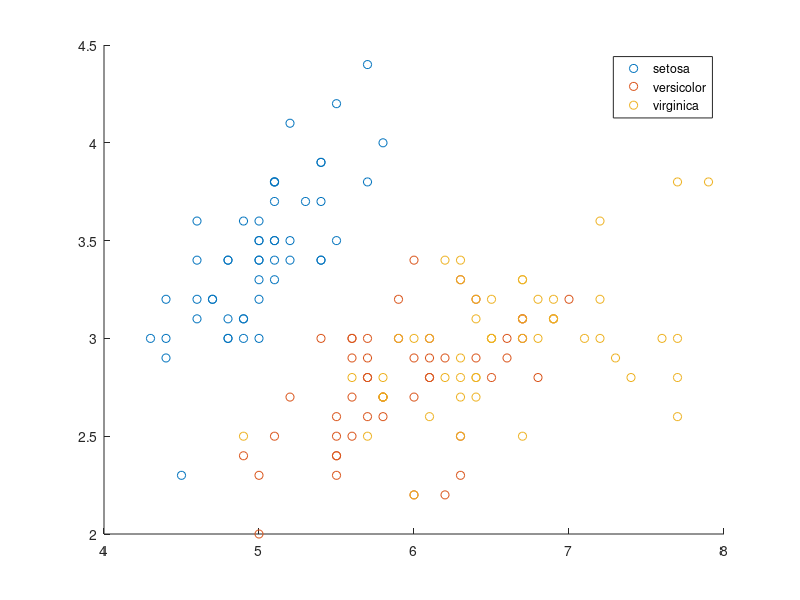

Source code (MATLAB): (Note: this script raises an error after producing the figure.)
%% Same features

load fisheriris
X = meas(:,1:2);
Y = species;

figure('Position',[250 250 600 400]);
gscatter(X(:,1),X(:,2),Y);
h = gca;
lims = [h.XLim h.YLim]; % Extract the x and y axis limits
title('{\bf Scatter Diagram of Iris Measurements 1^{st} and 2^{nd}}');
xlabel('Petal Length (cm)');
ylabel('Petal Width (cm)');
legend('Location','Northwest');

SVMModels = cell(3,1);
classes = unique(Y);
rng(1); % For reproducibility

for j = 1:numel(classes)
    indx = strcmp(Y,classes(j)); % Create binary classes for each classifier
    SVMModels{j} = fitcsvm(X,indx,'ClassNames',[false true],'Standardize',true,...
        'KernelFunction','rbf','BoxConstraint',1);
end

d = 0.02;
[x1Grid,x2Grid] = meshgrid(min(X(:,1)):d:max(X(:,1)),...
    min(X(:,2)):d:max(X(:,2)));
xGrid = [x1Grid(:),x2Grid(:)];
N = size(xGrid,1);
Scores = zeros(N,numel(classes));

for j = 1:numel(classes)
    [~,score] = predict(SVMModels{j},xGrid);
    Scores(:,j) = score(:,2); % Second column contains positive-class scores
end

[~,maxScore] = max(Scores,[],2);

figure('Position',[250 250 600 400]);
h(1:3) = gscatter(xGrid(:,1),xGrid(:,2),maxScore,...
    [1 0 0; 0 1 0; 0 0 1]);
hold on
h(4:6) = gscatter(X(:,1),X(:,2),Y);

title('{\bf Iris Classification Regions for features 1 2}');
xlabel('Petal Length (cm)');
ylabel('Petal Width (cm)');

hold on 

colors = [0 1 1; 1 0 1; 0 0 0];
sizes = [15,60,150];
for j = 1:3
SVM_SV = X(SVMModels{j}.IsSupportVector,:);
h(j+6) = scatter(SVM_SV(:,1),SVM_SV(:,2),'CData',repmat(colors(j,:),size(SVM_SV,1),1),'SizeData',sizes(j)*ones(size(SVM_SV,1),1));
hold on 
sum(SVMModels{j}.IsSupportVector)
end

legend(h,{'setosa region','versicolor region','virginica region',...
    'observed setosa','observed versicolor','observed virginica',...
    'SVs1','SVs2','SVs3'},...
    'Location','NorthwestOutside')

axis tight
hold on 

%% Other features

load fisheriris
X = meas(:,3:4);
Y = species;

figure('Position',[250 250 600 400]);
gscatter(X(:,1),X(:,2),Y);
h = gca;
lims = [h.XLim h.YLim]; % Extract the x and y axis limits
title('{\bf Scatter Diagram of Iris Measurements 3^{rd} and 4^{th}}');
xlabel('Petal Length (cm)');
ylabel('Petal Width (cm)');
legend('Location','Northwest');

SVMModels = cell(3,1);
classes = unique(Y);
rng(1); % For reproducibility

for j = 1:numel(classes)
    indx = strcmp(Y,classes(j)); % Create binary classes for each classifier
    SVMModels{j} = fitcsvm(X,indx,'ClassNames',[false true],'Standardize',true,...
        'KernelFunction','rbf','BoxConstraint',1);
    sum(SVMModels{j}.IsSupportVector)
end

d = 0.02;
[x1Grid,x2Grid] = meshgrid(min(X(:,1)):d:max(X(:,1)),...
    min(X(:,2)):d:max(X(:,2)));
xGrid = [x1Grid(:),x2Grid(:)];
N = size(xGrid,1);
Scores = zeros(N,numel(classes));

for j = 1:numel(classes)
    [~,score] = predict(SVMModels{j},xGrid);
    Scores(:,j) = score(:,2); % Second column contains positive-class scores
end

[~,maxScore] = max(Scores,[],2);

figure('Position',[250 250 600 400]);

h(1:3) = gscatter(xGrid(:,1),xGrid(:,2),maxScore,...
    [1 0 0; 0 1 0; 0 0 1]);
hold on
h(4:6) = gscatter(X(:,1),X(:,2),Y);

title('{\bf Iris Classification Regions for features 3 4}');
xlabel('Petal Length (cm)');
ylabel('Petal Width (cm)');

colors = [0 1 1; 1 0 1; 0 0 0];
sizes = [15,60,150];
for j = 1:3
SVM_SV = X(SVMModels{j}.IsSupportVector,:);
h(j+6) = scatter(SVM_SV(:,1),SVM_SV(:,2),'CData',repmat(colors(j,:),size(SVM_SV,1),1),'SizeData',sizes(j)*ones(size(SVM_SV,1),1));
hold on 
end

legend(h,{'setosa region','versicolor region','virginica region',...
    'observed setosa','observed versicolor','observed virginica',...
    'SVs1','SVs2','SVs3'},...
    'Location','NorthwestOutside')

axis tight

%% Save all 
chdir('..')
addpath('export_fig')
chdir('HW3')
figHandles = findall(0,'Type','figure'); 

for i = 1:numel(figHandles)
    export_fig(['Q3_',num2str(i)], '-png', figHandles(i), '-append')
end

close all
